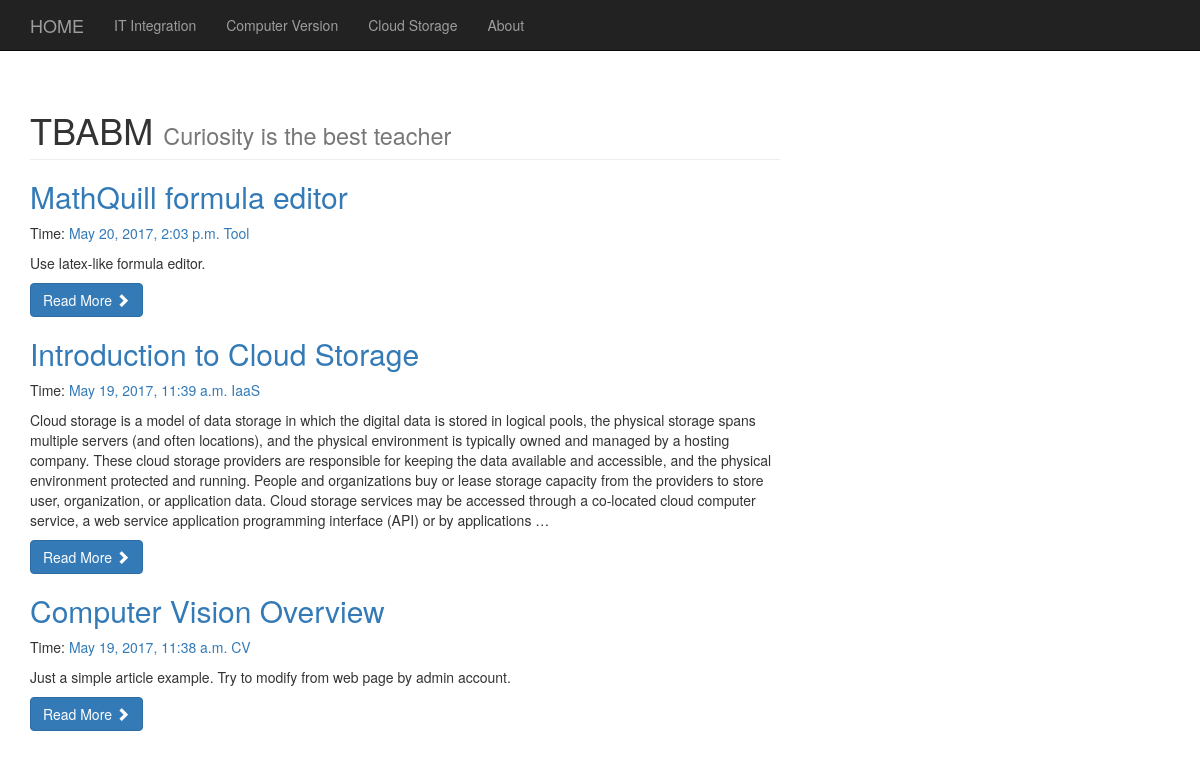
Before: /index/ with the older database file.
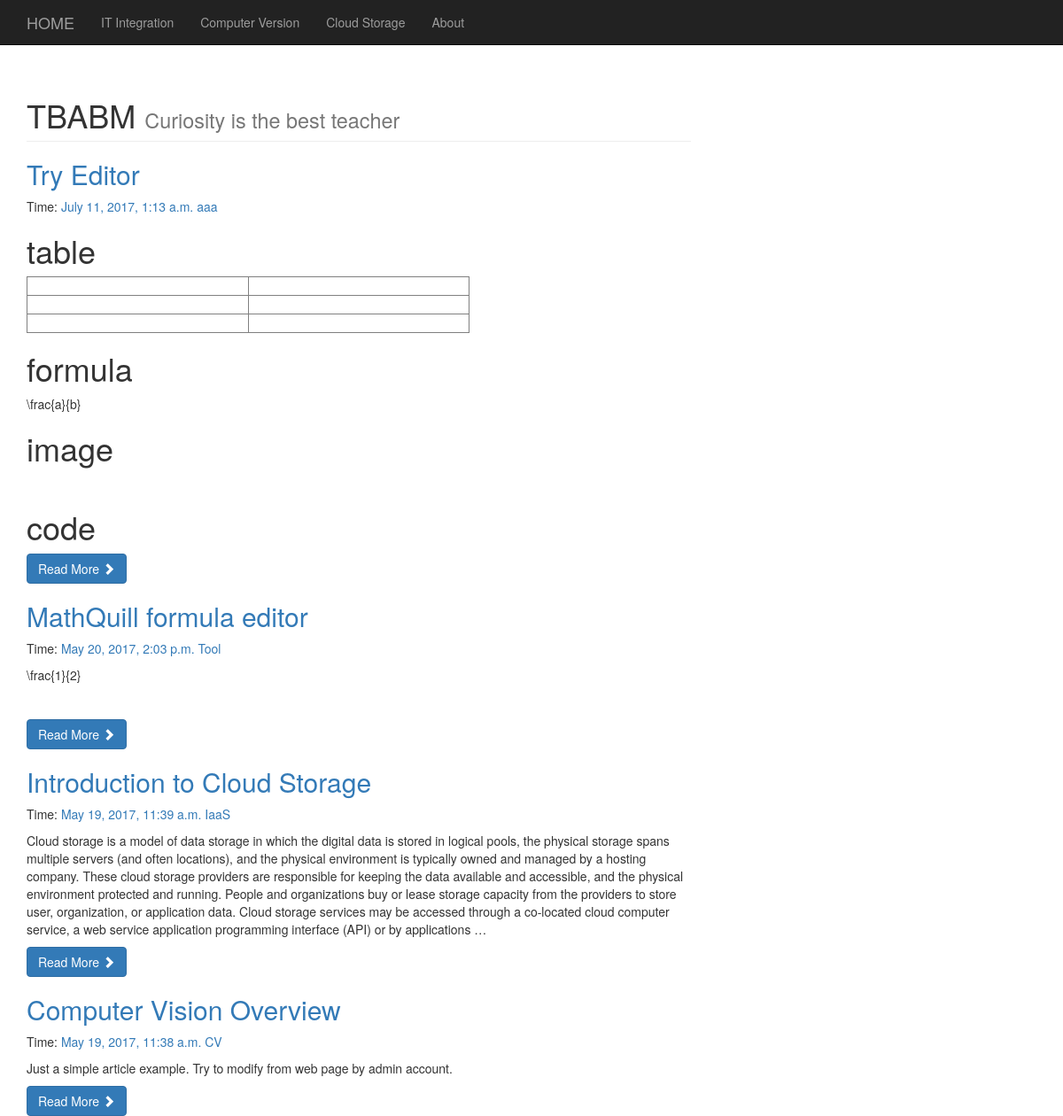
After: the same page with the newer database file.
### blog/models.py (models this page shows, shortened)
class blog(models.Model):
    title = models.CharField(max_length = 100)
    category = models.CharField(max_length = 50, blank = True)
    date_time = models.DateTimeField(auto_now_add = True)
    content = RichTextField()
    class Meta:
        ordering = ['-date_time']

### blog/views.py (the view)
# urls.py: url(r'^index/$', views.index, name ="index"),
def index(request):
    post_list = blog.objects.all()
    return render(request, 'index.html', {'article_list': post_list})

### blog/templates/index.html
{% extends "base.html" %}
{% block content %}
<div class="articles">
	{% for article in article_list %}
	<section class="article">
		<header class="article-header">
			<h2 class="article-title">
				<a href="{% url "detail" id=article.id %}" >
					{{ article.title }}
				</a>
			</h2>
			<p class="article-meta">
				Time:  <a class="article-time" href="#">{{ article.date_time }}</a>
				<a class="article-category" href="#">{{ article.category }}</a>
			</p>
		</header>
		<div class="article-content">
			<p>
				{{ article.content | safe | truncatewords_html:100 }}
			</p>
			<a class="btn btn-primary" href="{% url "detail" id=article.id %}">
				Read More
				<span class="glyphicon glyphicon-chevron-right">
				</span>
			</a>
		</div>
	</section>
	{% endfor %}
</div>
{% endblock %}

### blog/templates/base.html (shortened to what this page needs)
{% load staticfiles %}
<!DOCTYPE html>
<html lang="en">
<head>
	<link href="{% static 'css/bootstrap.min.css' %}" rel="stylesheet">
	<link href="{% static 'css/blog-home.css' %}" rel="stylesheet">
</head>
<body>
	<nav class="navbar navbar-inverse navbar-fixed-top" role="navigation">
		<div class="container">
			<div class="navbar-header">
				<a class="navbar-brand" href="{% url "index" %}">HOME</a>
			</div>
			<div class="collapse navbar-collapse" id="bs-example-navbar-collapse-1">
				<ul class="nav navbar-nav">
					<li>
						<a href="#">IT Integration</a>
					</li>
					<li>
						<a href="#">Computer Version</a>
					</li>
					<li>
						<a href="#">Cloud Storage</a>
					</li>
					<li>
						<a href="#">About</a>
					</li>
				</ul>
			</div>
		</div>
	</nav>
	<div class="container">
		<div class="row">
			<div class="col-md-8">
				<h1 class="page-header">
					TBABM
					<small>Curiosity is the best teacher</small>
				</h1>
				{% block content %}
				{% endblock %}
			</div>
		</div>
	</div>
</body>
</html>

### static/css/blog-home.css (style rules this page uses)
body { padding-top: 70px; }

Changed rows visible on the page:
added blog: title "Try Editor", date_time "July 11, 2017, 1:13 a.m.", category "aaa", content "table formula \\frac{a}{b} image code"
changed blog "MathQuill formula editor": content "Use latex-like formula editor." → "\\frac{1}{2}"
